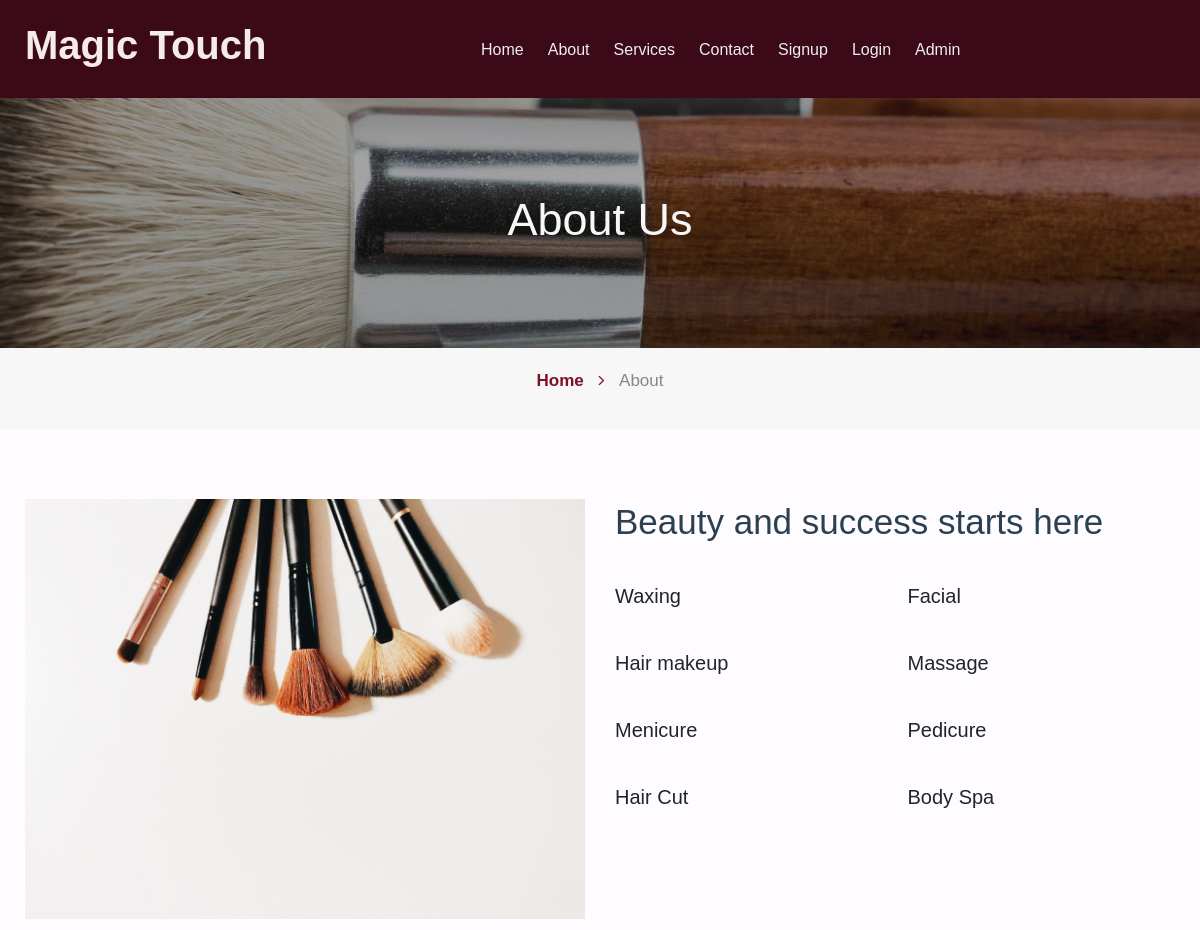
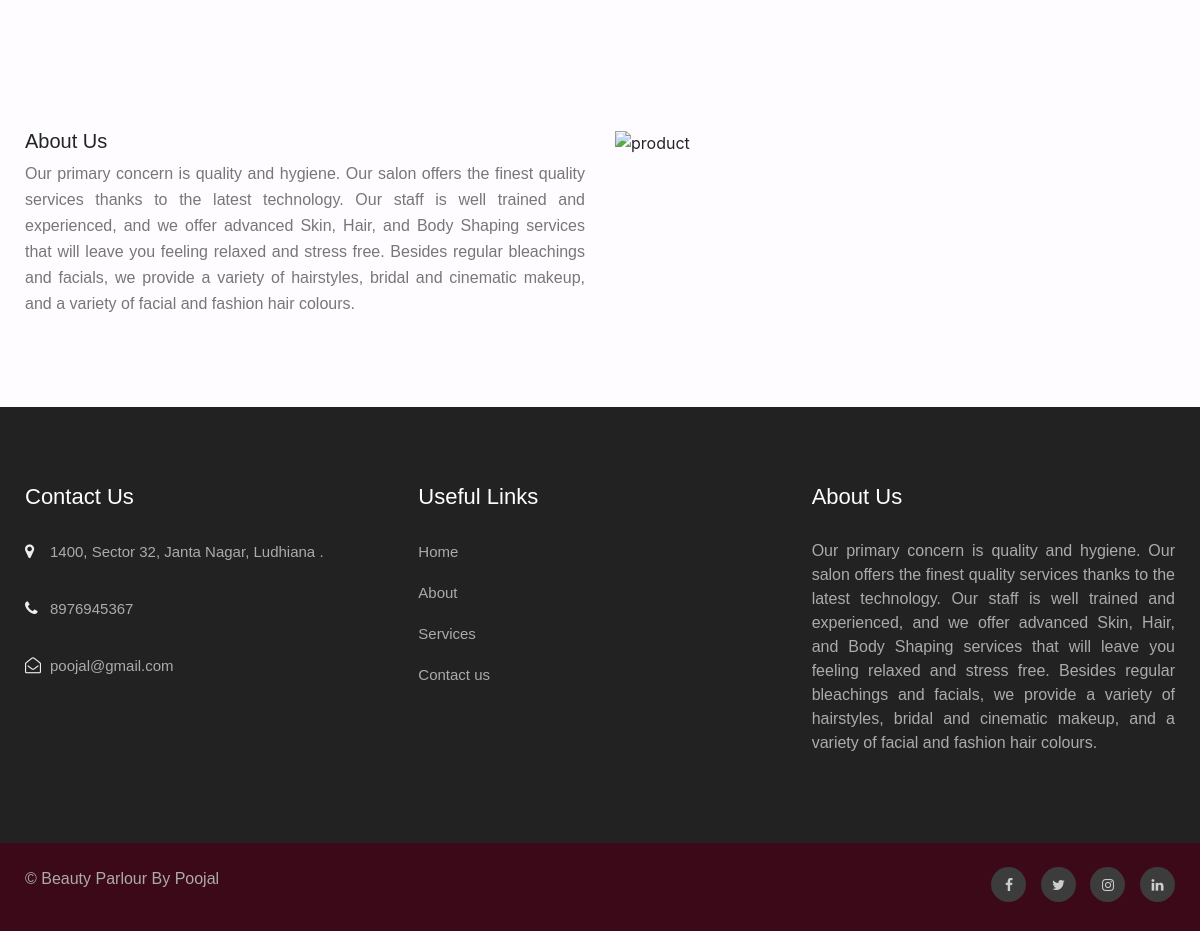
Page /about.php on the committed database (2 pictures, top to bottom).
### tables this page shows
CREATE TABLE `tblpage` (
  `ID` int(10) NOT NULL,
  `PageType` varchar(200) DEFAULT NULL,
  `PageTitle` mediumtext DEFAULT NULL,
  `PageDescription` mediumtext DEFAULT NULL,
  `Email` varchar(200) DEFAULT NULL,
  `MobileNumber` bigint(10) DEFAULT NULL,
  `Timing` varchar(200) NOT NULL
);

### about.php (the view, shortened to what this page needs)
<?php
include('includes/dbconnection.php');
?>
<!doctype html>
<html lang="en">
<head>
    <link rel="stylesheet" href="assets/css/new.css">
    <link rel="stylesheet" href="assets/css/style-starter.css">
</head>
<body>
    <?php include('includes/header.php');?>
    <section class="about1">
        <div class="about-inner about">
            <div class="container">
                <div class="text-center">
                    <h3 class="header-name ">
                        About Us
                    </h3>
                </div>
            </div>
        </div>
        <div class="breadcrumbs-sub">
            <div class="container">
                <ul class="breadcrumbs-custom-path">
                    <li class="right-side"><a href="index.php" class="">Home <span class="fa fa-angle-right"
                                aria-hidden="true"></span></a>
                    </li>
                    <li class="active ">About</li>
                </ul>
            </div>
        </div>
    </section>
    <section class="about2" id="about">
        <div class="content">
            <div class="container">
                <div class="cwp4-two row">
                    <div class="cwp4-image col-xl-6">
                        <img src="assets/images/brush.jpg" alt="product">
                    </div>
                    <div class="cwp4-text col-xl-6 ">
                        <div>
                            <h3>Beauty and success starts here</h3>
                            <div class="hair-two-colums">
                                <div class="hair-left">
                                    <h5>
                                        Waxing</h5>
                                </div>
                                <div class="hair-left">
                                    <h5>Facial</h5>
                                </div>
                                <div class="hair-left">
                                    <h5>Hair makeup</h5>
                                </div>
                                <div class="hair-left">
                                    <h5>Massage</h5>
                                </div>
                                <div class="hair-left">
                                    <h5>Menicure</h5>
                                </div>
                                <div class="hair-left">
                                    <h5>Pedicure</h5>
                                </div>
                                <div class="hair-left">
                                    <h5>Hair Cut</h5>
                                </div>
                                <div class="hair-left">
                                    <h5>Body Spa</h5>
                                </div>
                            </div>
                        </div>
                    </div>
                </div>
            </div>
        </div>
    </section>
    <section class="sec">
        <div class="jst-two-col">
            <div class="container">
                <div class="row">
                    <div class="col-lg-6">
                        <div class="hair-make">
                            <?php
                            $sql="select * from tblpage where PageType='aboutus' ";
                            $ret=mysqli_query($con,$sql);
                            while ($row=mysqli_fetch_array($ret)) {
                            ?>
                            <h5><?php  echo $row['PageTitle'];?></h5>
                            <p class="para mt-2" style="text-align:justify;"><?php  echo $row['PageDescription'];?></p>
                            <?php } ?>
                        </div>
                    </div>
                    <div class="col-lg-6 ">
                        <img src="assets/images/q.jpg" alt="product">
                    </div>
                </div>
            </div>
        </div>
    </section>
    <?php include('includes/footer.php');?>
</body>
</html>

### includes/footer.php (shortened to what this page needs)
<section class="footer">
    <div class="footer-29 py-5">
      <div class="container py-lg-4">
        <div class="row footer-top-29">
          <div class="col-lg-4 col-md-6 col-sm-8 footer-list-29 footer-1">
            <h6 class="footer-title">Contact Us</h6>
            <ul>
              <?php
$ret=mysqli_query($con,"select * from tblpage where PageType='contactus' ");
while ($row=mysqli_fetch_array($ret)) {
?>
              <li>
                <span class="fa fa-map-marker"></span> <p ><?php  echo $row['PageDescription'];?>.</p>
              </li>
              <li><span class="fa fa-phone"></span><p><?php  echo $row['MobileNumber'];?></p></li>
              <li><span class="fa fa-envelope-open-o"></span><p><?php  echo $row['Email'];?></p></li><?php } ?>
            </ul>
          </div>
          <div class="col-lg-4 col-md-6 col-sm-4 footer-list-29 footer-2 ">
            <ul>
              <h6 class="footer-title">Useful Links</h6>
              <li><a href="index.php">Home</a></li>
              <li><a href="about.php">About</a></li>
              <li><a href="services.php"> Services</a></li>
              <li><a href="contact.php">Contact us</a></li>
            </ul>
          </div>
          <div class="col-lg-4 col-md-6 col-sm-7 footer-list-29 footer-4">
            <?php
$ret=mysqli_query($con,"select * from tblpage where PageType='aboutus' ");
while ($row=mysqli_fetch_array($ret)) {
?>
            <h6 class="footer-title"><?php  echo $row['PageTitle'];?> </h6>
            <p style="text-align:justify;"><?php  echo $row['PageDescription'];?></p><?php } ?>
          </div>
        </div>
      </div>
    </div>
  </section>
  <section class="footer">
    <div class="container">
      <div class="row bottom-copies">
        <p class="col-lg-8 copy-footer-29">© Beauty Parlour By Poojal </p>
        <div class="col-lg-4 main-social-footer-29">
          <a href="#facebook" class="facebook"><span class="fa fa-facebook"></span></a>
          <a href="#twitter" class="twitter"><span class="fa fa-twitter"></span></a>
          <a href="#instagram" class="instagram"><span class="fa fa-instagram"></span></a>
          <a href="#linkedin" class="linkedin"><span class="fa fa-linkedin"></span></a>
        </div>
      </div>
    </div>
  </section>

### assets/css/new.css (style rules this page uses)
.container { width: 100%; padding-right: 15px; padding-left: 15px; margin-right: auto; margin-left: auto; }
p.para { font-size: 16px; line-height: 26px; color: var(--para-color); }
.about1 .about-inner { padding: 15px 0px; background: var(--back-color); }
.about1 .about-inner { padding: 30px 0px 30px; background-size: cover; -webkit-background-size: cover; -moz-background-size: cover; -o-background-size: cover; -ms-background-size: cover; position: relative; display: grid; align-items: center; z-index: 0; text-align: center; min-height: 250px; }
.about1 .about-inner:before { content: ""; background: rgba(27, 27, 27, 0.4); position: absolute; top: 0; min-height: 100%; z-index: -1; left: 0; right: 0; }
.about1 ul.breadcrumbs-custom-path li { display: inline-block; }
.about1 ul.breadcrumbs-custom-path li, .about1 ul.breadcrumbs-custom-path li a { font-size: 17px; line-height: 25px; font-weight: 600; }
.about1 ul.breadcrumbs-custom-path li { color: var(--para-sub-color); }
.about1 ul.breadcrumbs-custom-path li a { color: #7d1128; }
.about1 ul.breadcrumbs-custom-path li span { margin: 0 10px; }
.about1 ul.breadcrumbs-custom-path li.active { font-weight: 100; }
.about1 .about { background: url(../images/b7.jpg) no-repeat center; }
.about1 .breadcrumbs-sub { background: var(--back-color); text-align: center; padding: 20px 0px; }
h3.header-name { color: var(--back-color); font-size: 45px; line-height: 55px; text-transform: capitalize; text-align: center; }
.about2 .content { padding: 70px 0px; }
.about2 .cwp4-text h3 { color: var(--header-title-color); margin-bottom: 10px; line-height: 45px; font-size: 35px; }
.about2 .hair-two-colums { display: grid; grid-template-columns: 1fr 1fr; margin-top: 40px; grid-gap: 35px 25px; }
.sec .jst-two-col { padding: 70px 0 70px; }
.sec .hair-make:nth-child(1), .sec .hair-make:nth-child(2) { margin-bottom: 20px; }
.footer { background: #3c0919; }
.footer .footer-29 { background: #222; }
.footer .footer-list-29 p { color: #ababab; }
.footer h6.footer-title { color: #fff; font-size: 22px; line-height: 35px; text-transform: capitalize; margin-bottom: 25px; position: relative; }
.footer .footer-list-29 ul li { list-style: none; margin-bottom: 15px; display: grid; grid-template-columns: auto 1fr; align-items: baseline; grid-gap: 5px; }
.footer .footer-list-29 ul li:last-child { margin-bottom: 0px; }
.footer .footer-list-29 ul li a, .footer .footer-list-29 ul li p { font-weight: normal; font-size: 15px; line-height: 26px; color: #ababab; }
.footer .main-social-footer-29 a { margin-right: 10px; color: #ccc; background: #3c3c3c; width: 35px; height: 35px; line-height: 36px; display: inline-block; text-align: center; font-size: 14px; border-radius: 50%; transition: 0.3s; }
.footer .footer-list-29 ul li span.fa { color: #eee; width: 20px; }
.footer .main-social-footer-29 a:last-child { margin-right: 0; }
.footer .main-social-footer-29 { text-align: right; }
.footer .bottom-copies { padding: 1.5em 0; }
.footer p.copy-footer-29 { align-self: center; color: #ababab; }
.pt-5, .py-5 { padding-top: 3rem !important; }
.pb-5, .py-5 { padding-bottom: 3rem !important; }
h1, h2, h3, h5, h6, a { margin: 0; padding: 0; font-family: 'Overpass', sans-serif; }
p, ul li, ol li, input, span, button, textarea { font-family: 'Red Hat Display', sans-serif; margin: 0; padding: 0; }

### rows in the picture
tblpage: PageTitle "About Us", PageDescription "Our primary concern is quality and hygiene. Our salon offers the finest quality services thanks to the latest technology. Our staff is well trained and experienced, and we offer advanced Skin, Hair, and Body Shaping services that will leave you feeling relaxed and stress free. Besides regular bleachings and facials, we provide a variety of hairstyles, bridal and cinematic makeup, and a variety of facial and fashion hair colours."
tblpage: PageDescription "1400, Sector 32, Janta Nagar, Ludhiana", MobileNumber "8976945367", Email "poojal@gmail.com"
